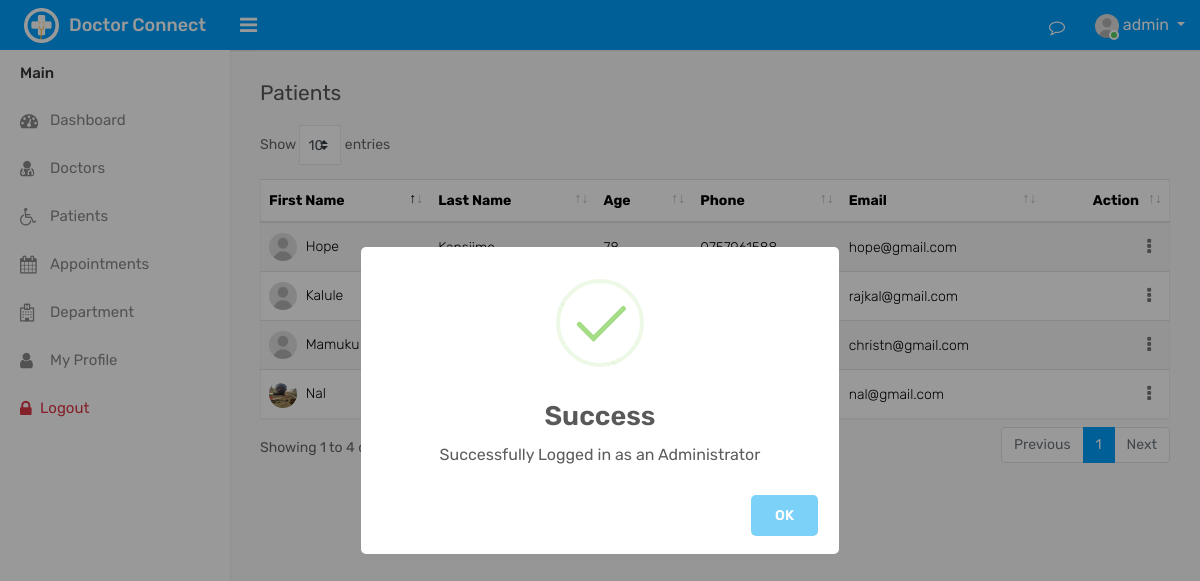
The app's page /?view=patients (signed in) with its own data.
### tables this page shows
CREATE TABLE `patients` (
  `patient_id` int(11) NOT NULL,
  `patient_first_name` varchar(255) NOT NULL,
  `patient_last_name` varchar(255) NOT NULL,
  `patient_email` varchar(255) NOT NULL,
  `patient_contact` varchar(255) NOT NULL,
  `patient_age` int(3) NOT NULL,
  `patient_gender` varchar(11) NOT NULL DEFAULT 'm',
  `patient_profile_image` varchar(255) NOT NULL DEFAULT 'user.jpg',
  `patient_password` varchar(255) NOT NULL,
  `patient_create_date` timestamp NOT NULL DEFAULT current_timestamp()
);

### backend/db/db.php (called while the page is built)
<?php
class DB{
   public static   $db = null;
   public static function getConnection(){
      try{
      $host = "localhost";
      $dbname  = "hospital";
      DB::$db = new PDO("mysql:host=$host;dbname=$dbname","admin","admin");
      DB::$db->setAttribute(PDO::ATTR_ERRMODE,PDO::ERRMODE_EXCEPTION);
      }catch(Exception $e){
         print_r($e->getMessage());
      }
      return DB::$db;
   }
}

### backend/controllers/patients_controller.php (called while the page is built, shortened)
<?php
function getPatients(){
     return DB::getConnection()->query("SELECT * FROM patients")->fetchAll();
}

### routes/routes.php (called while the page is built, shortened)
<?php
$view = "";
require("backend/db/db.php");
require("backend/controllers/patients_controller.php");
if(isset($_GET["view"])){
  $view = $_GET["view"];
}
if($view=="patients"){
  $patients = getPatients();
}

### views/patients.php (the view, shortened to what this page needs)
        <div class="page-wrapper">
            <div class="content">
                <div class="row">
                    <div class="col-sm-4 col-3">
                        <h4 class="page-title">Patients</h4>
                    </div>
                </div>
				<div class="row">
					<div class="col-md-12">
						<div class="table-responsive">
							<table class="table table-border table-striped custom-table datatable mb-0">
								<thead>
									<tr>
										<th>First Name</th>
										<th>Last Name</th>
										<th>Age</th>
										<th>Phone</th>
										<th>Email</th>
										<th class="text-right">Action</th>
									</tr>
								</thead>
								<tbody>
									<?php foreach($patients as $patient): ?>
									<tr>
										<td>
											<img width="28" height="28" src="assets/img/<?php echo($patient["patient_profile_image"]) ?>" class="rounded-circle m-r-5" alt=""> <?php echo($patient["patient_first_name"]) ?>
                       </td>
										<td><?php echo($patient["patient_last_name"]) ?></td>
										<td><?php echo($patient["patient_age"]) ?></td>
										<td><?php echo($patient["patient_contact"]) ?></td>
										<td><?php echo($patient["patient_email"]) ?></td>
										<?php if($_SESSION["role"]=="admin"):?>
										<td class="text-right">
											<div class="dropdown dropdown-action">
												<a href="#" class="action-icon dropdown-toggle" data-toggle="dropdown" aria-expanded="false"><i class="fa fa-ellipsis-v"></i></a>
											</div>
										</td>
										<?php endif ?>
									</tr>
									<?php endforeach ?>
							</tbody>
							</table>
						</div>
					</div>
                </div>
            </div>
        </div>
    </div>
</body>
</html>

### records on screen
patients: patient_profile_image (placeholder picture), patient_first_name "Hope", patient_email "hope@gmail.com"
patients: patient_profile_image (placeholder picture), patient_first_name "Kalule", patient_email "rajkal@gmail.com"
patients: patient_profile_image (placeholder picture), patient_first_name "Mamuku", patient_email "christn@gmail.com"
patients: patient_profile_image (picture), patient_first_name "Nal", patient_email "nal@gmail.com"

### other values on screen
$_SESSION["role"] "admin"
